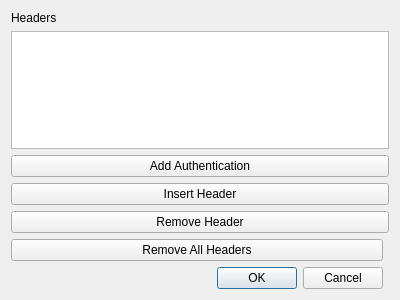
<?xml version="1.0" encoding="UTF-8"?>
<ui version="4.0">
 <class>HeaderMGMT</class>
 <widget class="QDialog" name="HeaderMGMT">
  <property name="geometry">
   <rect>
    <x>0</x>
    <y>0</y>
    <width>400</width>
    <height>300</height>
   </rect>
  </property>
  <property name="windowTitle">
   <string>Dialog</string>
  </property>
  <layout class="QGridLayout" name="gridLayout">
   <item row="0" column="0" colspan="3">
    <widget class="QLabel" name="headerLabel">
     <property name="text">
      <string>Headers</string>
     </property>
    </widget>
   </item>
   <item row="1" column="0" colspan="3">
    <widget class="QListView" name="headerListView"/>
   </item>
   <item row="3" column="0" colspan="3">
    <widget class="QPushButton" name="insertHeaderButton">
     <property name="text">
      <string>Insert Header</string>
     </property>
    </widget>
   </item>
   <item row="2" column="0" colspan="3">
    <widget class="QPushButton" name="addAuthButton">
     <property name="text">
      <string>Add Authentication</string>
     </property>
    </widget>
   </item>
   <item row="4" column="0" colspan="3">
    <widget class="QPushButton" name="removeHeaderButton">
     <property name="text">
      <string>Remove Header</string>
     </property>
    </widget>
   </item>
   <item row="6" column="1">
    <widget class="QDialogButtonBox" name="buttonBox">
     <property name="orientation">
      <enum>Qt::Horizontal</enum>
     </property>
     <property name="standardButtons">
      <set>QDialogButtonBox::Cancel|QDialogButtonBox::Ok</set>
     </property>
    </widget>
   </item>
   <item row="5" column="0" colspan="2">
    <widget class="QPushButton" name="removeAllHeaderButton">
     <property name="text">
      <string>Remove All Headers</string>
     </property>
    </widget>
   </item>
  </layout>
 </widget>
 <resources/>
 <connections>
  <connection>
   <sender>buttonBox</sender>
   <signal>accepted()</signal>
   <receiver>HeaderMGMT</receiver>
   <slot>accept()</slot>
   <hints>
    <hint type="sourcelabel">
     <x>248</x>
     <y>254</y>
    </hint>
    <hint type="destinationlabel">
     <x>157</x>
     <y>274</y>
    </hint>
   </hints>
  </connection>
  <connection>
   <sender>buttonBox</sender>
   <signal>rejected()</signal>
   <receiver>HeaderMGMT</receiver>
   <slot>reject()</slot>
   <hints>
    <hint type="sourcelabel">
     <x>316</x>
     <y>260</y>
    </hint>
    <hint type="destinationlabel">
     <x>286</x>
     <y>274</y>
    </hint>
   </hints>
  </connection>
 </connections>
</ui>
